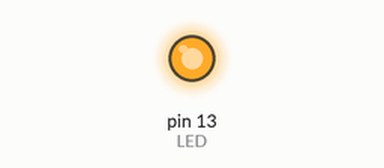
Recording of a sketch running on a simulated Arduino Uno, built with avr-gcc and run on an emulated ATmega328P. On the bench: output pins drawn as LEDs (lit = HIGH).

Above: at 0.7 s.
At 5.2 s:
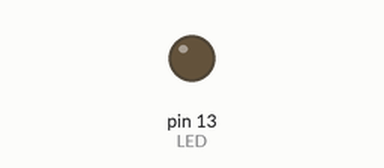
Timing chart, 0 to 6.9 s (numbered marks = the images above):
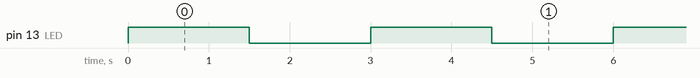

Measured:
- by itself, pin 13 (LED): alternates HIGH for 1.5 s and LOW for 1.5 s

The sketch:

simple_led1.ino
```cpp
const int LED = 13;

void setup ( )
{
  pinMode(LED, OUTPUT);
}

void loop()
{
  digitalWrite(LED, HIGH);
  delay(1500);

  digitalWrite(LED, LOW);
  delay(1500);
}
```
